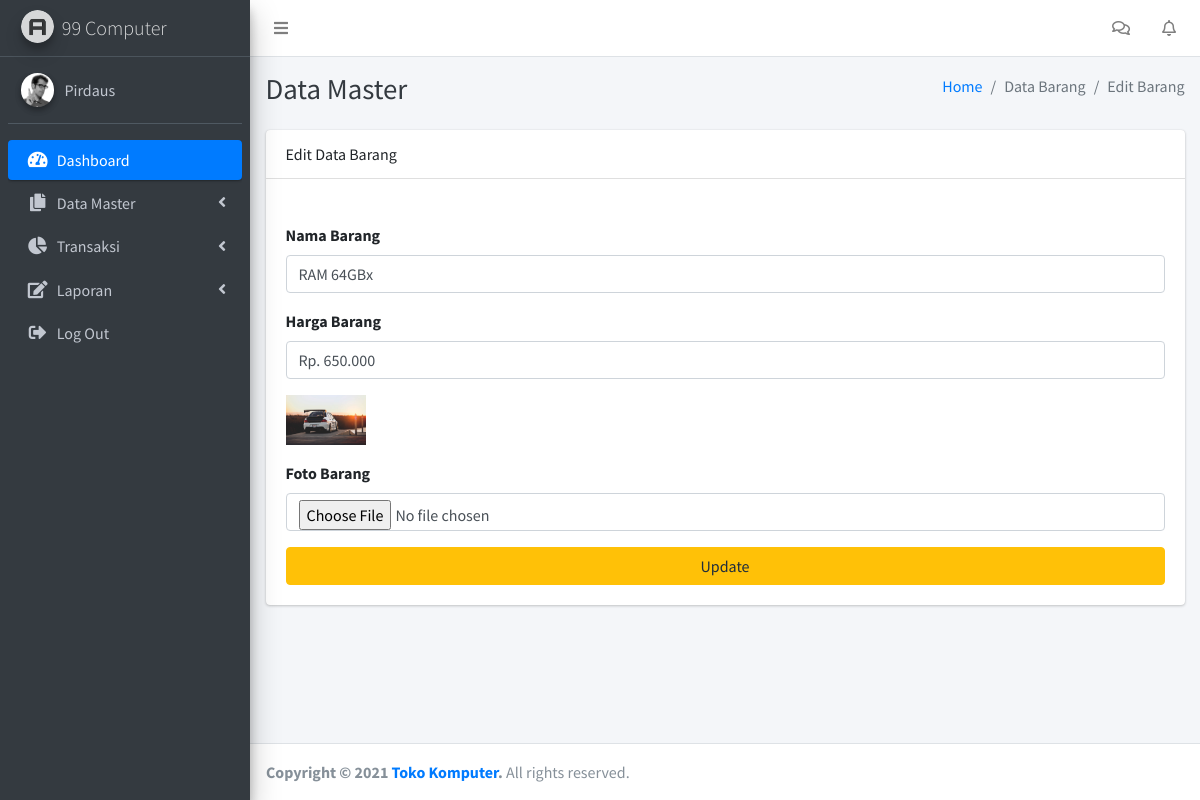
The app's page /admin/index.php?page=pages/barang/edit_barang&idedit=4 (signed in) with its own data.
### tables this page shows
CREATE TABLE `tb_barang` (
  `idbarang` int(11) NOT NULL,
  `namabarang` char(255) DEFAULT NULL,
  `hargabarang` varchar(30) DEFAULT NULL,
  `fotobarang` varchar(255) DEFAULT NULL
);

### admin/pages/barang/edit_barang.php (the view, shortened to what this page needs)
<div class="content-header">
    <div class="container-fluid">
        <div class="row mb-2">
            <div class="col-sm-6">
                <h1 class="m-0 text-dark">Data Master</h1>
            </div>
            <div class="col-sm-6">
                <ol class="breadcrumb float-sm-right">
                    <li class="breadcrumb-item"><a href="#">Home</a></li>
                    <li class="breadcrumb-item active">Data Barang</li>
                    <li class="breadcrumb-item active">Edit Barang</li>
                </ol>
            </div>
        </div>
    </div>
</div>
<?php
$id = $_GET['idedit'];
$dataedit = $koneksi->query("SELECT * FROM tb_barang WHERE idbarang='$id'")->fetch_assoc();
?>
<section class="content">
    <div class="container-fluid">
        <div class="card">
            <div class="card-header">Edit Data Barang</div>
            <br>
            <div class="card-body">
                <form action="#" method="POST" enctype="multipart/form-data">
                    <div class="form-group">
                        <label for="">Nama Barang</label>
                        <input type="text" name="namabarang" class="form-control" value="<?= $dataedit["namabarang"] ?>">
                    </div>
                    <div class="form-group">
                        <label for="">Harga Barang</label>
                        <input type="text" name="hargabarang" class="form-control" id="rupiah" value="<?= $dataedit["hargabarang"] ?>">
                    </div>
                    <div class="form-group">
                        <img src="asset/img/barang/<?= $dataedit["fotobarang"] ?>" width="80px" height="50">
                    </div>
                    <div class="form-group">
                        <label for="">Foto Barang</label>
                        <input type="file" name="fotobarang" class="form-control">
                    </div>
                    <button type="submit" name="edit" class="btn btn-warning btn-block">Update</button>
                </form>
            </div>
        </div>
    </div>
</section>

### records on screen
tb_barang: namabarang "RAM 64GBx", hargabarang "Rp. 650.000", fotobarang (picture)

### other values on screen
$_SESSION['admin']['namauser'] "Pirdaus"
